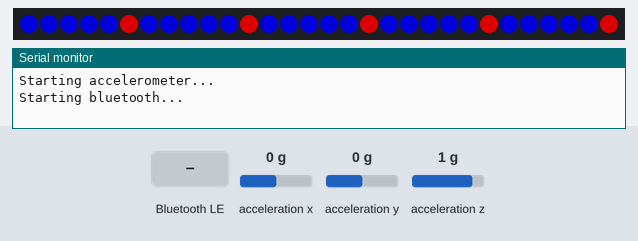
Bench run of a sketch on a simulated ESP32. Shown: 30 RGB LEDs in strip order, left to right, the last lines printed to the serial monitor. Inputs (shaded band) come from the test bench; at power-on: acceleration x 0 g, acceleration y 0 g, acceleration z 1 g. Dim RGB values are drawn brighter than linear; nothing arrives over Bluetooth unless stated; a phone connects over Bluetooth LE 3 s after start.

Above: at 1.3 s.
1.4 s: Bluetooth LE write "a" received
At 3.33 s:
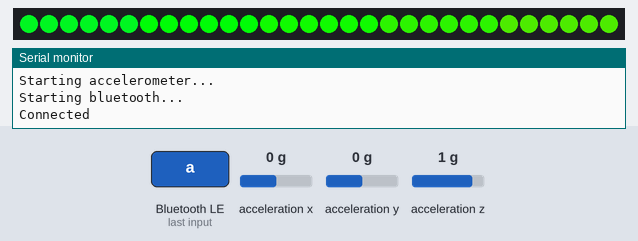
4.0 s: Bluetooth LE write "1" received
At 5.1 s:
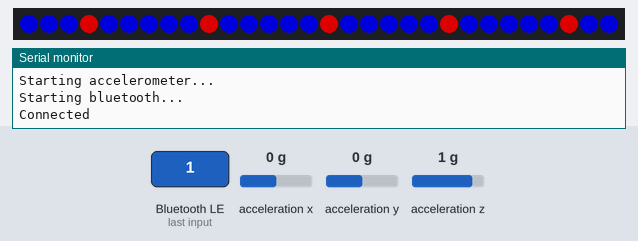
5.7 s: Bluetooth LE write "a" received
At 6.12 s:
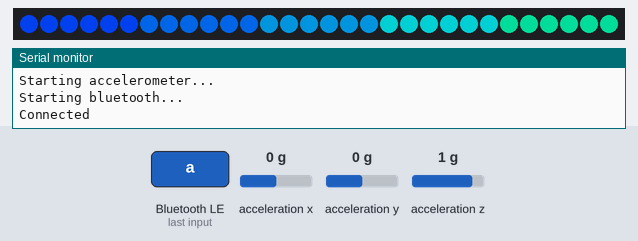
8.6 s: Bluetooth LE write "0" received
At 9.5 s:
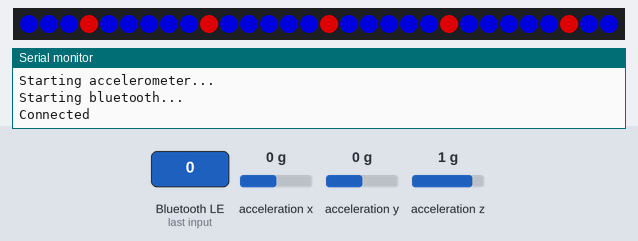
10.4 s: Bluetooth LE write "a" received
At 11.44 s:
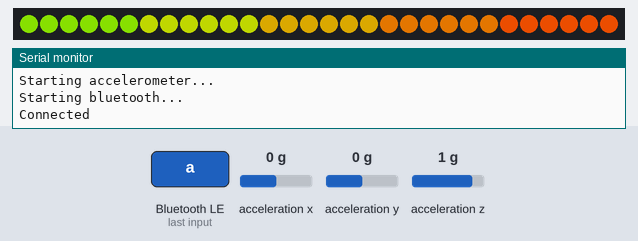
13.4 s: Bluetooth LE write "2" received
At 14.2 s:
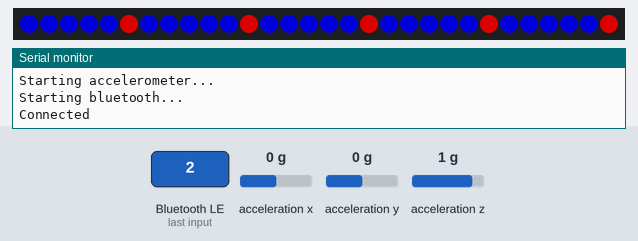

The sketch:

serial.ino
```cpp
//Bluetooth

#include <BLEDevice.h>
#include <BLEUtils.h>
#include <BLEServer.h>
#include <BLE2902.h>

// Accelerometer
#include "LIS3DHTR.h"
#include <Wire.h>
LIS3DHTR<TwoWire> LIS; //IIC
#define WIRE Wire

// NeoPixel
#include <Adafruit_NeoPixel.h>
#ifdef __AVR__
 #include <avr/power.h>
#endif
#define PIN A0 //light strip connect to Pin A0 if you use XIAO RP2040, please change 0 to A0
#define NUMPIXELS 30 //number of Led on the light strip Adafruit_NeoPixel pixels(NUMPIXELS, PIN, NEO_GRB + NEO_KHZ800);


//create a new light strip object to define the data pattern
Adafruit_NeoPixel pixels(NUMPIXELS, PIN, NEO_GRB + NEO_KHZ800);

// See the following for generating UUIDs:
// https://www.uuidgenerator.net/

#define SERVICE_UUID         "4fafc201-1fb5-459e-8fcc-c5c9c331914b"
#define CHARACTERISTIC1_UUID "beb5483e-36e1-4688-b7f5-ea07361b26a8"
#define CHARACTERISTIC2_UUID "beb5483e-36e1-4688-b7f5-ea07361b26a9"

bool deviceConnected = false;
BLEServer *pServer = NULL;
BLECharacteristic *pMotionCharacteristic;
BLECharacteristic *pLightCharacteristic;

char lightType = 'b';


class MyServerCallbacks: public BLEServerCallbacks {
  void onConnect(BLEServer* pServer) {
    deviceConnected = true;
    Serial.println("Connected");
  };

  void onDisconnect(BLEServer* pServer) {
    deviceConnected = false;
    Serial.println("Disonnected");
    pServer->getAdvertising()->start();
  }
};

class MyCallbacks: public BLECharacteristicCallbacks {
  void onWrite(BLECharacteristic *pCharacteristic) {
    std::string value = pCharacteristic->getValue();
    lightType = value[0];
  }
};

void setup() {
  Serial.begin(115200);

  Serial.println("Starting accelerometer...");

  LIS.begin(WIRE, 0x19); //IIC init
  delay(100);
  LIS.setOutputDataRate(LIS3DHTR_DATARATE_50HZ);
  LIS.setHighSolution(true); //High solution enable


  Serial.println("Starting bluetooth...");

  BLEDevice::init("AttentionGetter2000");

  pServer = BLEDevice::createServer();
  pServer->setCallbacks(new MyServerCallbacks());
  BLEService *pService = pServer->createService(SERVICE_UUID);

  // Motion characteristic
  pMotionCharacteristic = pService->createCharacteristic(
    CHARACTERISTIC1_UUID,
    BLECharacteristic::PROPERTY_READ   |
    BLECharacteristic::PROPERTY_WRITE  |
    BLECharacteristic::PROPERTY_NOTIFY |
    BLECharacteristic::PROPERTY_INDICATE
  );

  pMotionCharacteristic->addDescriptor(new BLE2902());
//  pMotionCharacteristic->setCallbacks(new MyCallbacks());
  pMotionCharacteristic->setValue("0,0,0");

  // Light characteristic
  pLightCharacteristic = pService->createCharacteristic(
    CHARACTERISTIC2_UUID,
    BLECharacteristic::PROPERTY_READ |
    BLECharacteristic::PROPERTY_WRITE
  );

  pLightCharacteristic->setCallbacks(new MyCallbacks());
  int first = 'first';
  pLightCharacteristic->setValue(first);

  pService->start();
  pServer->getAdvertising()->start();

  pixels.begin(); // INITIALIZE NeoPixel strip object (REQUIRED)
}


int i = 0;

void loop() {
  delay(5);

  if ( i % 10 == 0) {
    float x, y, z;
    LIS.getAcceleration(&x, &y, &z);
    String result = String(x) + String(",") + String(y) + String(",") + String(z);
    pMotionCharacteristic->setValue(result.c_str());
    pMotionCharacteristic->notify();
  }


//  int direction = lightType == 'a' ? 1 : -1;
//  for (int b = 0; b < 5; b++) { // rows
//    for (int a = 0; a < 6; a++) { // columns
//      int led = b * 6 + a;
//
//      byte * d;
//      d = Wheel((i + (8 * b * direction)) % 256);
//      pixels.setPixelColor(led, pixels.Color(d[0], d[1], d[2]));
//    }
//  }
//
  if (lightType == 'a') {
    for (int b = 0; b < 5; b++) { // rows
      for (int a = 0; a < 6; a++) { // columns
        int led = b * 6 + a;

        byte * d;
        d = Wheel((i + (8 * b)) % 256);
        pixels.setPixelColor(led, pixels.Color(d[0], d[1], d[2]));
      }
    }
  } else {
    int cycle = i / 10;
    byte red[] = {150, 0, 0};
    byte blue[] = {0, 0, 150};
    for (int a = 0; a < 30; a++) {
      byte *color;
      color = ((cycle + a) % 6 == 0) ? red : blue;
      pixels.setPixelColor(a, pixels.Color(color[0], color[1], color[2]));
    }
  }

  pixels.show();

  i++;
}

// Shamelessly lifted from here: https://www.tweaking4all.com/hardware/arduino/adruino-led-strip-effects/#LEDStripEffectRainbowCycle
byte * Wheel(byte WheelPos) {
  static byte c[3];

  if(WheelPos < 85) {
   c[0]=WheelPos * 3;
   c[1]=255 - WheelPos * 3;
   c[2]=0;
  } else if(WheelPos < 170) {
   WheelPos -= 85;
   c[0]=255 - WheelPos * 3;
   c[1]=0;
   c[2]=WheelPos * 3;
  } else {
   WheelPos -= 170;
   c[0]=0;
   c[1]=WheelPos * 3;
   c[2]=255 - WheelPos * 3;
  }

  return c;
}
```

Measured:
- after the input at 1.4 s, the LEDs: first change after 0.28 s (image 1 shows a later state)
- after the input at 4.0 s, the LEDs: first change at once (image 2 shows a later state)
- after the input at 5.7 s, the LEDs: change after 0.27 s (image 3)
- after the input at 8.6 s, the LEDs: first change at once (image 4 shows a later state)
- after the input at 10.4 s, the LEDs: first change after 0.29 s (image 5 shows a later state)
- after the input at 13.4 s, the LEDs: change at once (image 6)
